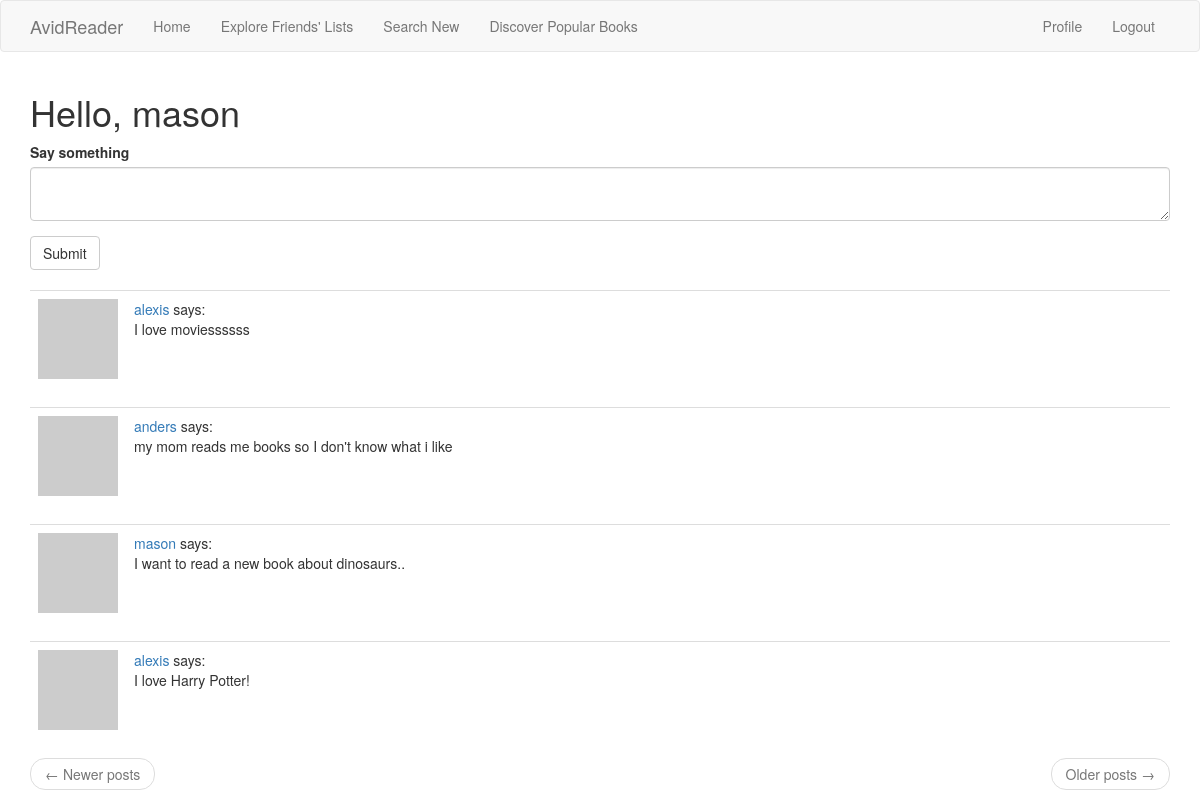
The page /index (signed in) on the database its author committed.
### app/models.py (models this page shows, shortened)
class User(UserMixin, db.Model):
    id = db.Column(db.Integer, primary_key=True)
    username = db.Column(db.String(64), index=True, unique=True)
    email = db.Column(db.String(120), index=True, unique=True)
    password_hash = db.Column(db.String(128))
    posts = db.relationship('Post', backref='author', lazy='dynamic')
    books = db.relationship('Book', backref='owner', lazy='dynamic')
    about_me = db.Column(db.String(140))
    last_seen = db.Column(db.DateTime, default=datetime.utcnow)
    followed = db.relationship('User', secondary=followers,
                               primaryjoin=(followers.c.follower_id == id),
                               secondaryjoin=(followers.c.followed_id == id),
                               backref=db.backref('followers', lazy='dynamic'), lazy='dynamic')
    def avatar(self, size):
        digest = md5(self.email.lower().encode('utf-8')).hexdigest()
        return 'https://www.gravatar.com/avatar/{}?d=identicon&s={}'.format(digest, size)
    def followed_posts(self):
        followed = Post.query.join(followers, (followers.c.followed_id == Post.user_id)).filter(followers.c.follower_id == self.id)
        own = Post.query.filter_by(user_id=self.id)
        return followed.union(own).order_by(Post.timestamp.desc())

class Post(db.Model):
    id = db.Column(db.Integer, primary_key=True)
    body = db.Column(db.String(140))
    timestamp = db.Column(db.DateTime, index=True, default=datetime.utcnow)
    user_id = db.Column(db.Integer, db.ForeignKey('user.id'))

### app/routes.py (the view)
@app.route('/', methods=['GET', 'POST'])
@app.route('/index', methods=['GET', 'POST'])
@login_required
def index():
    form = PostForm()
    if form.validate_on_submit():
        post = Post(body=form.post.data, author=current_user)
        db.session.add(post)
        db.session.commit()
        flash('your post is now live!')
        return redirect(url_for('index'))
    posts = current_user.followed_posts().all()
    return render_template("index.html", title='Home Page', form=form, posts=posts)#, nyt_books=nyt_books)

### app/forms.py
class PostForm(FlaskForm):
    post = TextAreaField('Say something', validators=[
        DataRequired(), Length(min=1, max=140)])
    submit = SubmitField('Submit')

### app/models.py (called while the page is built)
@login.user_loader
def load_user(id):
    return User.query.get(int(id))

### app/routes.py (called while the page is built)
@app.before_request
def before_request():
    if current_user.is_authenticated:
        current_user.last_seen = datetime.utcnow()
        db.session.commit()

### app/templates/index.html (shortened to what this page needs)
{% extends "base.html" %}
{% import 'bootstrap/wtf.html' as wtf %}
{% block app_content %}
        <h1>Hello, {{ current_user.username }}</h1>
        {% if form %}
            {{ wtf.quick_form(form) }}
            <br>
        {% endif %}
        {% for post in posts %}
            {% include '_post.html' %}
        {% endfor %}
    <nav aria-label="...">
        <ul class="pager">
            <li class="previous{% if not prev_url %} disabled{% endif %}">
                <a href="{{ prev_url or '#' }}">
                    <span aria-hidden="true">&larr;</span> Newer posts
                </a>
            </li>
            <li class="next{% if not next_url %} disabled{% endif %}">
                <a href="{{ next_url or '#' }}">
                    Older posts <span aria-hidden="true">&rarr;</span>
                </a>
            </li>
        </ul>
    </nav>
{% endblock %}

### app/templates/_post.html
<table class="table table-hover">
    <tr>
        <td width="70px">
            <a href="{{ url_for('user', username=post.author.username) }}">
                <img src="{{ post.author.avatar(70) }}" />
            </a>
        </td>
        <td>
            <a href="{{ url_for('user', username=post.author.username) }}">
                {{ post.author.username }}
            </a>
            says: <br>{{ post.body }}
        </td>
    </tr>
</table>

### rows shown on the page
User: username "mason"
Post: author.username "alexis", body "I love moviessssss"
Post: author.username "anders", body "my mom reads me books so I don't know what i like"
Post: author.username "mason", body "I want to read a new book about dinosaurs.."
Post: author.username "alexis", body "I love Harry Potter!"
